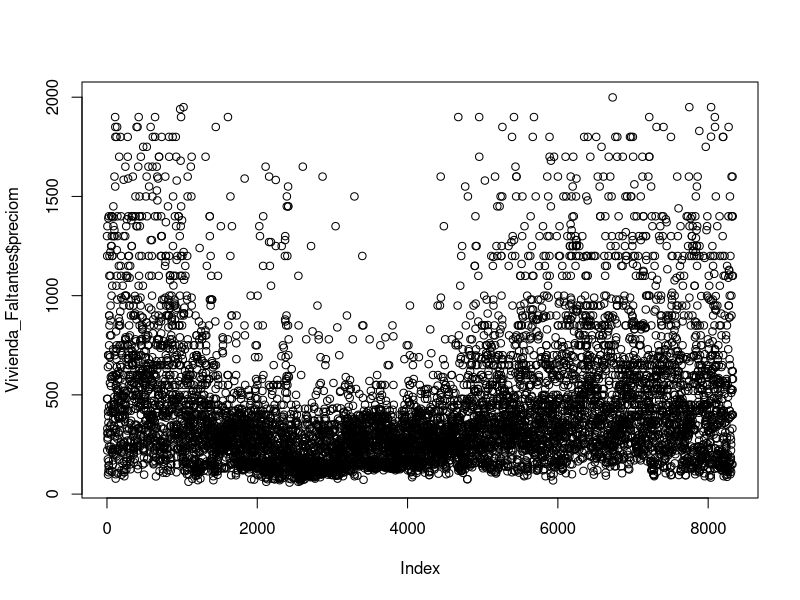

The R source for this figure:
## ---- chunk 1
knitr::opts_chunk$set(echo = TRUE)
## ---- chunk 2
setwd("D:/DARIO V/MAESTRIA/CLASES/Métodos y simulación/Datos R")

Vivienda_Faltantes <- read.csv("./vivienda_faltantes.csv", sep=",")
#clase de objeto a estudiar
class(Vivienda_Faltantes)
#numero de reguistros y numero de variables
dim(Vivienda_Faltantes)
#nombres de las variables
names(Vivienda_Faltantes)
#numero de registros completos
complete.cases(Vivienda_Faltantes)
registro_Completos <- complete.cases(Vivienda_Faltantes)#
#clase de objeto
class(registro_Completos)
#creaciones de tablas reguistros completosn cuatos verdaderos y cuantos faltos
table (registro_Completos)
#formas de mostrar lines de la data
Vivienda_Faltantes[1:5, ]
head(x=Vivienda_Faltantes , n=10)
#Datos no completos#!signo de nagacion
Vivienda_Faltantes[!registro_Completos, ]
#valor mas altos
Vivienda_Faltantes[Vivienda_Faltantes$preciom > 1000, ]
#valores mas altos con condicion estrato 6
Vivienda_Faltantes[(Vivienda_Faltantes$preciom > 1000) & (Vivienda_Faltantes$estrato ==6), ]
#operacion una O otra 
Vivienda_Faltantes[(Vivienda_Faltantes$preciom > 1000) | (Vivienda_Faltantes$estrato <=6), ]
#diferencias
Vivienda_Faltantes[(Vivienda_Faltantes$preciom > 1000) & (Vivienda_Faltantes$tipo != "Casa"), ]
#ordenar por valor
Vivienda_Faltantes[order(Vivienda_Faltantes$preciom, decreasing = TRUE), ]
#grafico
plot(x=Vivienda_Faltantes$preciom,
     Y=Vivienda_Faltantes$estrato)


